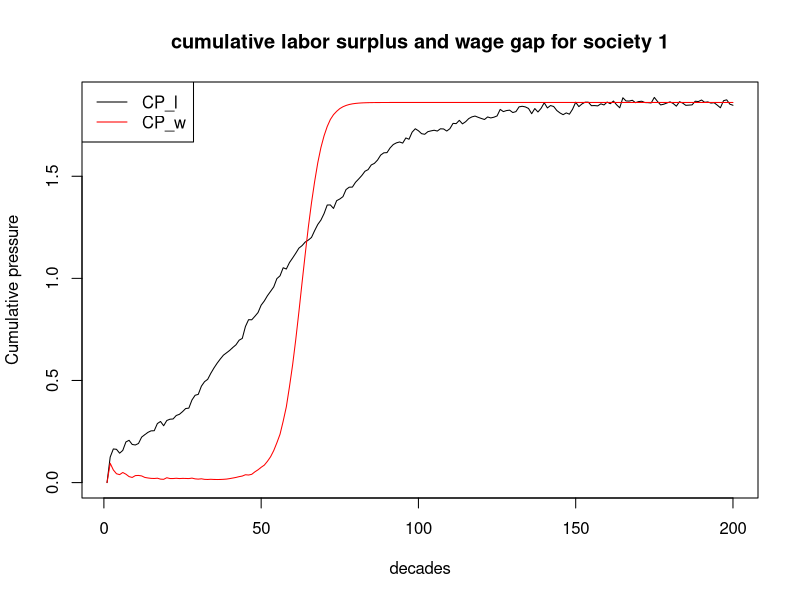
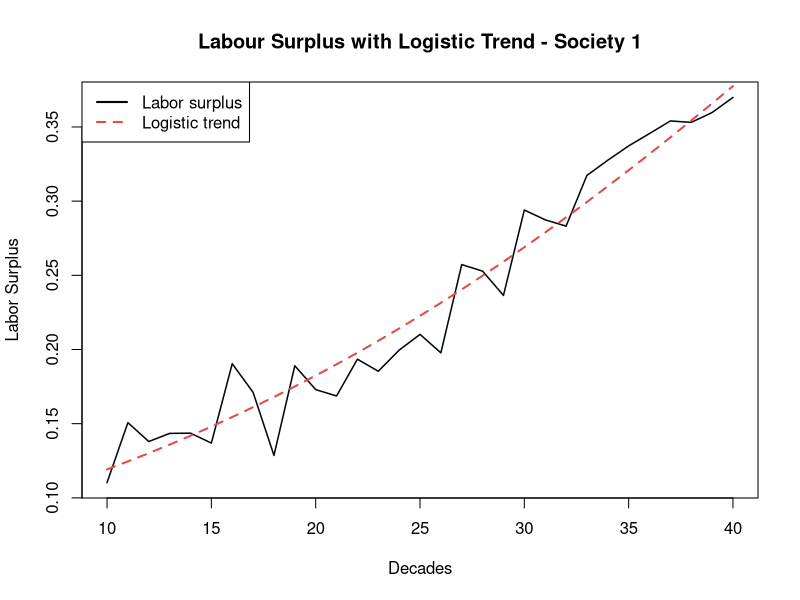

The R source for these figures, in order:
## ---- chunk 1
set.seed(123)
## ---- chunk 2
N_pilot <- 10
T_pilot <- 200
## ---- chunk 3
# labor_surplus parameters
K_l <- 1
r_l <- .05
t0_l  <- 50
A <- .2
P <- 5
delta_l <- .43
## ---- chunk 4
# wage_gap parameters
K_w <- 1
r_base <- .03
alpha <- .5
t0_w <- 60
## ---- chunk 5
# decay parameter
delta_c <- 0.43
## ---- chunk 6
# Initialize storage
labor_surplus <- matrix(NA, nrow = T_pilot , ncol = N_pilot)
wage_gap <- matrix(NA, nrow = T_pilot , ncol = N_pilot)
CP_l <- matrix(NA, nrow = T_pilot , ncol = N_pilot)
CP_w <- matrix(NA, nrow = T_pilot , ncol = N_pilot)
## ---- chunk 7
for (n in 1:N_pilot) {
  for (t in 1:T_pilot) {
    
    logistic_trend <- K_l/(1+exp(-r_l*(t-t0_l)))
    oscillation <- A * exp(-delta_l*t) * sin((2*t*pi)/P)
    epsilon <- rnorm(1, mean = 0, sd = .02)
    
    labor_surplus[t, n] <- logistic_trend + oscillation + epsilon
  }
}
## ---- chunk 8
head(labor_surplus)
## ---- chunk 9
for (n in 1:N_pilot) {
  for (t in 1:T_pilot) {
    
    if (t == 1) {r_w <- r_base} else {r_w <- r_base + alpha*(labor_surplus[t-1, n])}
    
    wage_gap[t,n]<- K_w/(1+exp(-r_w*(t-t0_w)))
  }
}
## ---- chunk 10
head(wage_gap)
## ---- chunk 11
for (n in 1:N_pilot){
  for (t in 1:T_pilot){
    
    # cumulative pressure is only meaningful at t=2
    if (t==1){
      CP_l[t, n] <- 0
      CP_w[t, n] <- 0
    }
    else {
      
      cpsum_l <- 0
      cpsum_w <- 0
      
      for (k in 1:(t-1)){
        cpsum_l <- cpsum_l + labor_surplus[t-k, n] * exp(-delta_c*k)
        cpsum_w <- cpsum_w + wage_gap[t-k, n] * exp(-delta_c*k)
      }
      
      CP_l[t, n] <- cpsum_l
      CP_w[t, n] <- cpsum_w
    }
  }
  }
   
## ---- chunk 12
head(CP_l)
## ---- chunk 13
head(CP_w)
## ---- chunk 14
plot(1:T_pilot, CP_l[,1], type = "l", 
     xlab = "decades", ylab = "Cumulative pressure",
     main = "cumulative labor surplus and wage gap for society 1")
lines(1:T_pilot, CP_w[,1],col ="red")
legend("topleft", legend = c("CP_l", "CP_w"), col = c("black", "red"), lty = 1)
## ---- chunk 15
n <- 40
trend_l <- K_l / (1 + exp(-r_l * (10:n - t0_l)))

# Main plot
plot(10:n, labor_surplus[10:n, 1], type = "n",
     xlab = "Decades", ylab = "Labor Surplus",
     main = "Labour Surplus with Logistic Trend - Society 1")


# Add lines on top of shading
lines(10:n, labor_surplus[10:n, 1], col = "#00070d", lwd = 1.5)
lines(10:n, trend_l, col = "#E24B4A", lty = 2, lwd = 2)

# Legend
legend("topleft",
       legend = c("Labor surplus", "Logistic trend"),
       col = c("#00070d", "#E24B4A"),
       lty = c(1, 2, 1, 1), lwd = 2)
## ---- chunk 16
lag_max_l <- 20 
acf_matrix_l <- matrix(NA, nrow = lag_max_l , ncol = N_pilot)

for (s in 1:N_pilot) {
  cps_l <- CP_l[t0_l:N_pilot, s]
  acf_matrix_l [,s] <- acf(cps_l,
                    lag.max = lag_max_l,
                    plot = FALSE)$acf[-1]  # remove lag-0 (always 1)
}

acf_avg_l <- rowMeans(acf_matrix_l)

## ---- chunk 17
lag_max_w <- 20 
acf_matrix_w <- matrix(NA, nrow = lag_max_w , ncol = N_pilot)

for (s in 1:N_pilot) {
  cps_w <- CP_w[t0_w:N_pilot, s]
  acf_matrix_w [,s] <- acf(cps_w,
                    lag.max = lag_max_w,
                    plot = FALSE)$acf[-1]  # remove lag-0 (always 1)
}

acf_avg_w <- rowMeans(acf_matrix_w)

## ---- chunk 18
# Labor surplus
Tl_obs <- T_pilot - round(t0_l)
Tl_eff <- Tl_obs/(1+2*sum(acf_avg_l))

# Wage gap
Tw_obs <- T_pilot - round(t0_w)
Tw_eff <- Tw_obs/(1+2*sum(acf_avg_w))

ratio_w <- Tw_eff/Tw_obs
ratio_l <- Tl_eff/Tl_obs

cat("Effective sample size — labor surplus:",
    round(Tl_eff, 3), "\n")
cat("Effective sample size — wage gap:",
    round(Tw_eff, 3), "\n")
cat("Efficiency ratio (T_eff/T_usable) — wage gap:", 
    round(ratio_w, 3), "\n")
cat("Efficiency ratio (T_eff/T_usable) — labor surplus:", 
    round(ratio_l, 3), "\n")
cat("Usable decades for labor surplus (Tl_usable):" ,
    round(Tl_eff/ratio_l, 3), "\n")
cat("Usable decades for wage gap (Tw_usable):" ,
    round(Tw_eff/ratio_w, 3))
## ---- chunk 19
p <- c(0.001, 0.005, 0.01, 0.02, 0.05)
beta0_values <- qlogis(p)
epv <- 30
T_eff_binding <- Tl_eff

# N calculation for each p
sensitivity_analysis <- data.frame(
  crisis_prob = p ,
  beta0 = round(beta0_values, 4), 
  N_needed = ceiling(epv/(T_eff_binding*p))
)

print(sensitivity_analysis)
